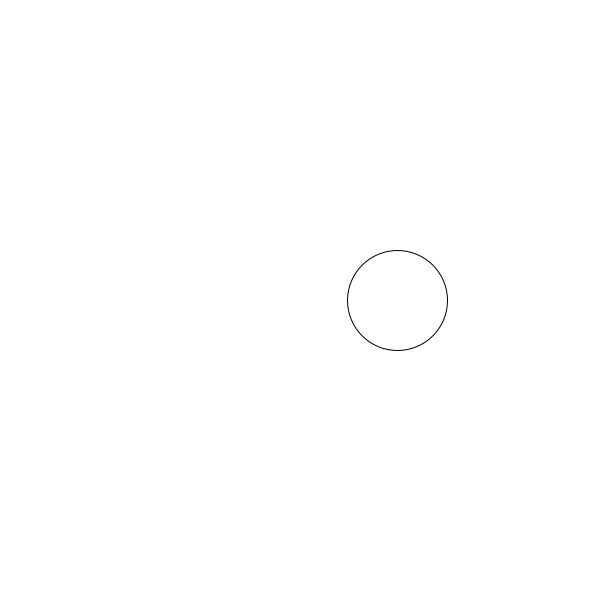
Frame 1 (no input)
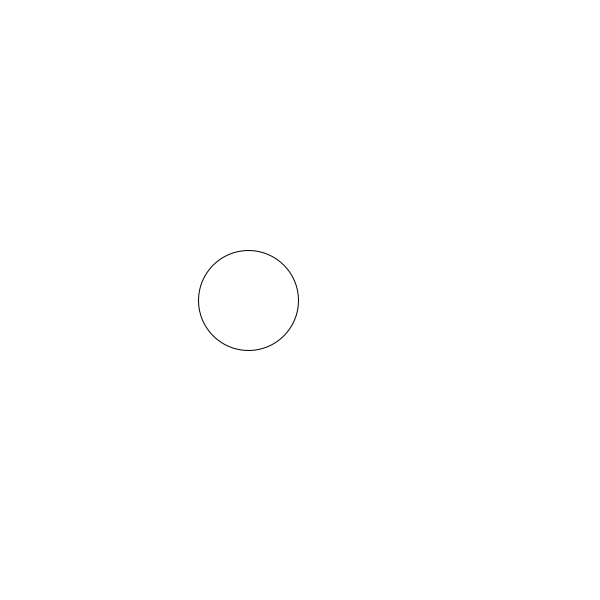
Frame 60 (the mouse pressed at the canvas centre just before this capture)
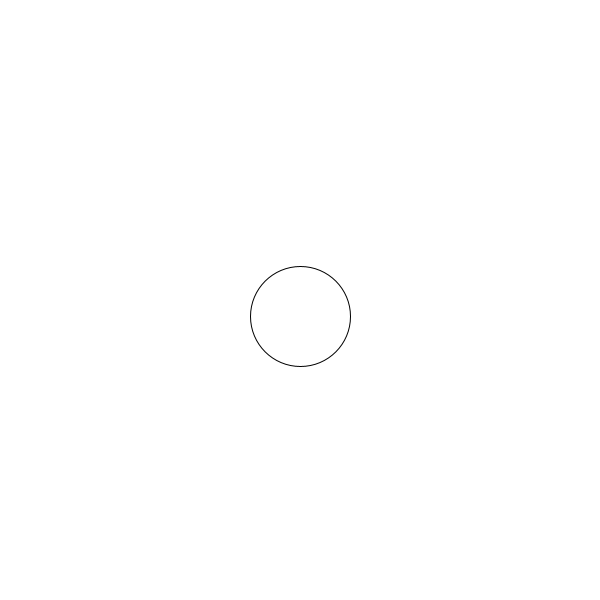
Frame 120 (the mouse held since frame 60 and released just before this capture)

The Processing sketch that drew these frames (run headless with seeded random() and noise(); from frame 60 on, the mouse is pressed at the canvas centre):

// Processing sketch: week1question4
// ── week1question4.pde
float angle = 0.0;
float incr = 0.05;
float scalar;
boolean dirSwitch = false;

void setup(){
  size(600,600);
  scalar = height/2-50;
  
}
void draw(){
  background(255);
  
  if(dirSwitch ==false){
  float x = width/2 + sin(angle+0.4) * scalar;
  ellipse(x,height/2,100,100);
  } else{
    float y = height/2 + sin(angle+0.4) * scalar;
  ellipse(width/2,y,100,100);
  }
  angle += incr;  
}

void mousePressed() {
   dirSwitch = !dirSwitch;  
}
